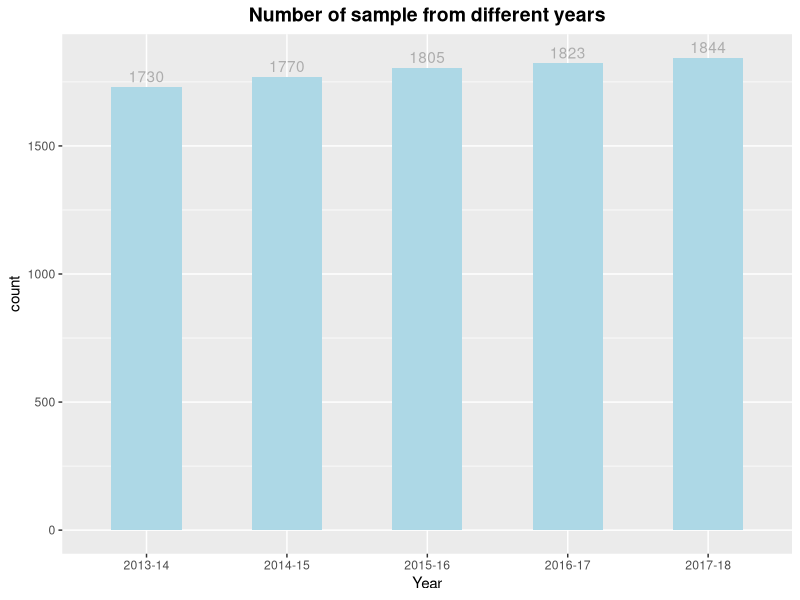

Reproduce this figure in R.
## ---- chunk 1
library(knitr)
library(ggplot2)
## ---- chunk 2
school = read.csv("School.csv")
kable(str(school))
## ---- chunk 3
p <- ggplot(data= school, aes(x = Year)) +
  geom_bar(fill = "lightblue",width =0.5) +
  ggtitle("Number of sample from different years")+
  geom_text(stat='count',aes(label=..count..), position = position_dodge(width = 0.9), 
            vjust = -0.4, color = "grey68") +
  theme(plot.title = element_text(hjust = 0.5, face  = "bold", size = 14))
p
